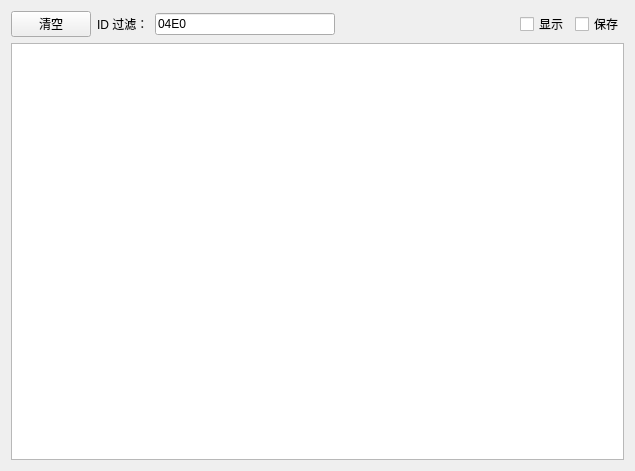
<?xml version="1.0" encoding="UTF-8"?>
<ui version="4.0">
 <class>CanDebugForm</class>
 <widget class="QWidget" name="CanDebugForm">
  <property name="geometry">
   <rect>
    <x>0</x>
    <y>0</y>
    <width>635</width>
    <height>471</height>
   </rect>
  </property>
  <property name="windowTitle">
   <string>CAN调试窗口</string>
  </property>
  <layout class="QVBoxLayout" name="verticalLayout">
   <item>
    <layout class="QHBoxLayout" name="horizontalLayout">
     <item>
      <widget class="QPushButton" name="pushButton_Clear">
       <property name="text">
        <string>清空</string>
       </property>
      </widget>
     </item>
     <item>
      <widget class="QLabel" name="label">
       <property name="text">
        <string>ID 过滤：</string>
       </property>
      </widget>
     </item>
     <item>
      <widget class="QLineEdit" name="lineEdit_FilterText">
       <property name="text">
        <string>04E0</string>
       </property>
      </widget>
     </item>
     <item>
      <spacer name="horizontalSpacer">
       <property name="orientation">
        <enum>Qt::Horizontal</enum>
       </property>
       <property name="sizeHint" stdset="0">
        <size>
         <width>40</width>
         <height>20</height>
        </size>
       </property>
      </spacer>
     </item>
     <item>
      <widget class="QCheckBox" name="checkBox_2">
       <property name="text">
        <string>显示</string>
       </property>
      </widget>
     </item>
     <item>
      <widget class="QCheckBox" name="checkBox">
       <property name="text">
        <string>保存</string>
       </property>
      </widget>
     </item>
    </layout>
   </item>
   <item>
    <widget class="QTextBrowser" name="textBrowser">
     <property name="html">
      <string>&lt;!DOCTYPE HTML PUBLIC &quot;-//W3C//DTD HTML 4.0//EN&quot; &quot;http://www.w3.org/TR/REC-html40/strict.dtd&quot;&gt;
&lt;html&gt;&lt;head&gt;&lt;meta name=&quot;qrichtext&quot; content=&quot;1&quot; /&gt;&lt;style type=&quot;text/css&quot;&gt;
p, li { white-space: pre-wrap; }
&lt;/style&gt;&lt;/head&gt;&lt;body style=&quot; font-family:'SimSun'; font-size:9pt; font-weight:400; font-style:normal;&quot;&gt;
&lt;p style=&quot;-qt-paragraph-type:empty; margin-top:0px; margin-bottom:0px; margin-left:0px; margin-right:0px; -qt-block-indent:0; text-indent:0px; font-family:'SimSun';&quot;&gt;&lt;br /&gt;&lt;/p&gt;&lt;/body&gt;&lt;/html&gt;</string>
     </property>
    </widget>
   </item>
  </layout>
 </widget>
 <resources/>
 <connections/>
</ui>
